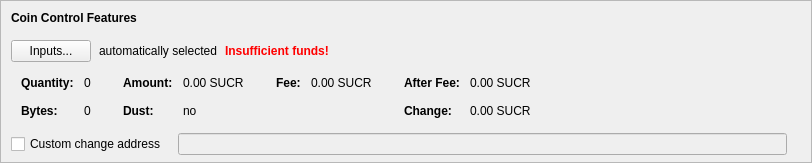
    <widget class="QFrame" name="frameCoinControl">
     <property name="sizePolicy">
      <sizepolicy hsizetype="Expanding" vsizetype="Expanding">
       <horstretch>0</horstretch>
       <verstretch>0</verstretch>
      </sizepolicy>
     </property>
     <property name="maximumSize">
      <size>
       <width>16777215</width>
       <height>16777215</height>
      </size>
     </property>
     <property name="frameShape">
      <enum>QFrame::StyledPanel</enum>
     </property>
     <property name="frameShadow">
      <enum>QFrame::Sunken</enum>
     </property>
     <layout class="QVBoxLayout" name="verticalLayoutCoinControl2">
      <property name="spacing">
       <number>0</number>
      </property>
      <property name="leftMargin">
       <number>0</number>
      </property>
      <property name="topMargin">
       <number>0</number>
      </property>
      <property name="rightMargin">
       <number>0</number>
      </property>
      <property name="bottomMargin">
       <number>6</number>
      </property>
      <item>
       <layout class="QVBoxLayout" name="verticalLayoutCoinControl" stretch="0,0,0,0,1">
        <property name="spacing">
         <number>0</number>
        </property>
        <property name="leftMargin">
         <number>10</number>
        </property>
        <property name="topMargin">
         <number>10</number>
        </property>
        <item>
         <layout class="QHBoxLayout" name="horizontalLayoutCoinControl1">
          <property name="bottomMargin">
           <number>15</number>
          </property>
          <item>
           <widget class="QLabel" name="labelCoinControlFeatures">
            <property name="sizePolicy">
             <sizepolicy hsizetype="Preferred" vsizetype="Maximum">
              <horstretch>0</horstretch>
              <verstretch>0</verstretch>
             </sizepolicy>
            </property>
            <property name="font">
             <font>
              <weight>75</weight>
              <bold>true</bold>
             </font>
            </property>
            <property name="styleSheet">
             <string notr="true">font-weight:bold;</string>
            </property>
            <property name="text">
             <string>Coin Control Features</string>
            </property>
           </widget>
          </item>
         </layout>
        </item>
        <item>
         <layout class="QHBoxLayout" name="horizontalLayoutCoinControl2" stretch="0,0,0,0">
          <property name="spacing">
           <number>8</number>
          </property>
          <property name="bottomMargin">
           <number>10</number>
          </property>
          <item>
           <widget class="QPushButton" name="pushButtonCoinControl">
            <property name="styleSheet">
             <string notr="true"/>
            </property>
            <property name="text">
             <string>Inputs...</string>
            </property>
            <property name="autoDefault">
             <bool>false</bool>
            </property>
           </widget>
          </item>
          <item>
           <widget class="QLabel" name="labelCoinControlAutomaticallySelected">
            <property name="text">
             <string>automatically selected</string>
            </property>
            <property name="margin">
             <number>5</number>
            </property>
           </widget>
          </item>
          <item>
           <widget class="QLabel" name="labelCoinControlInsuffFunds">
            <property name="font">
             <font>
              <weight>75</weight>
              <bold>true</bold>
             </font>
            </property>
            <property name="styleSheet">
             <string notr="true">color:red;font-weight:bold;</string>
            </property>
            <property name="text">
             <string>Insufficient funds!</string>
            </property>
            <property name="margin">
             <number>5</number>
            </property>
           </widget>
          </item>
          <item>
           <spacer name="horizontalSpacerCoinControl">
            <property name="orientation">
             <enum>Qt::Horizontal</enum>
            </property>
            <property name="sizeHint" stdset="0">
             <size>
              <width>40</width>
              <height>1</height>
             </size>
            </property>
           </spacer>
          </item>
         </layout>
        </item>
        <item>
         <widget class="QWidget" name="widgetCoinControl" native="true">
          <property name="sizePolicy">
           <sizepolicy hsizetype="Preferred" vsizetype="Preferred">
            <horstretch>0</horstretch>
            <verstretch>0</verstretch>
           </sizepolicy>
          </property>
          <property name="minimumSize">
           <size>
            <width>0</width>
            <height>0</height>
           </size>
          </property>
          <property name="styleSheet">
           <string notr="true"/>
          </property>
          <layout class="QHBoxLayout" name="horizontalLayoutCoinControl5">
           <property name="leftMargin">
            <number>0</number>
           </property>
           <property name="topMargin">
            <number>0</number>
           </property>
           <property name="rightMargin">
            <number>0</number>
           </property>
           <property name="bottomMargin">
            <number>0</number>
           </property>
           <item>
            <layout class="QHBoxLayout" name="horizontalLayoutCoinControl3" stretch="0,0,0,1">
             <property name="spacing">
              <number>20</number>
             </property>
             <property name="topMargin">
              <number>0</number>
             </property>
             <property name="bottomMargin">
              <number>10</number>
             </property>
             <item>
              <layout class="QFormLayout" name="formLayoutCoinControl1">
               <property name="horizontalSpacing">
                <number>10</number>
               </property>
               <property name="verticalSpacing">
                <number>14</number>
               </property>
               <property name="leftMargin">
                <number>10</number>
               </property>
               <property name="topMargin">
                <number>4</number>
               </property>
               <property name="rightMargin">
                <number>6</number>
               </property>
               <item row="0" column="0">
                <widget class="QLabel" name="labelCoinControlQuantityText">
                 <property name="font">
                  <font>
                   <weight>75</weight>
                   <bold>true</bold>
                  </font>
                 </property>
                 <property name="text">
                  <string>Quantity:</string>
                 </property>
                 <property name="margin">
                  <number>0</number>
                 </property>
                </widget>
               </item>
               <item row="0" column="1">
                <widget class="QLabel" name="labelCoinControlQuantity">
                 <property name="cursor">
                  <cursorShape>IBeamCursor</cursorShape>
                 </property>
                 <property name="contextMenuPolicy">
                  <enum>Qt::ActionsContextMenu</enum>
                 </property>
                 <property name="text">
                  <string notr="true">0</string>
                 </property>
                 <property name="margin">
                  <number>0</number>
                 </property>
                 <property name="textInteractionFlags">
                  <set>Qt::LinksAccessibleByMouse|Qt::TextSelectableByKeyboard|Qt::TextSelectableByMouse</set>
                 </property>
                </widget>
               </item>
               <item row="1" column="0">
                <widget class="QLabel" name="labelCoinControlBytesText">
                 <property name="font">
                  <font>
                   <weight>75</weight>
                   <bold>true</bold>
                  </font>
                 </property>
                 <property name="text">
                  <string>Bytes:</string>
                 </property>
                </widget>
               </item>
               <item row="1" column="1">
                <widget class="QLabel" name="labelCoinControlBytes">
                 <property name="cursor">
                  <cursorShape>IBeamCursor</cursorShape>
                 </property>
                 <property name="contextMenuPolicy">
                  <enum>Qt::ActionsContextMenu</enum>
                 </property>
                 <property name="text">
                  <string notr="true">0</string>
                 </property>
                 <property name="textInteractionFlags">
                  <set>Qt::LinksAccessibleByMouse|Qt::TextSelectableByKeyboard|Qt::TextSelectableByMouse</set>
                 </property>
                </widget>
               </item>
              </layout>
             </item>
             <item>
              <layout class="QFormLayout" name="formLayoutCoinControl2">
               <property name="horizontalSpacing">
                <number>10</number>
               </property>
               <property name="verticalSpacing">
                <number>14</number>
               </property>
               <property name="leftMargin">
                <number>6</number>
               </property>
               <property name="topMargin">
                <number>4</number>
               </property>
               <property name="rightMargin">
                <number>6</number>
               </property>
               <item row="0" column="0">
                <widget class="QLabel" name="labelCoinControlAmountText">
                 <property name="font">
                  <font>
                   <weight>75</weight>
                   <bold>true</bold>
                  </font>
                 </property>
                 <property name="text">
                  <string>Amount:</string>
                 </property>
                 <property name="margin">
                  <number>0</number>
                 </property>
                </widget>
               </item>
               <item row="0" column="1">
                <widget class="QLabel" name="labelCoinControlAmount">
                 <property name="cursor">
                  <cursorShape>IBeamCursor</cursorShape>
                 </property>
                 <property name="contextMenuPolicy">
                  <enum>Qt::ActionsContextMenu</enum>
                 </property>
                 <property name="text">
                  <string notr="true">0.00 SUCR</string>
                 </property>
                 <property name="textInteractionFlags">
                  <set>Qt::LinksAccessibleByMouse|Qt::TextSelectableByKeyboard|Qt::TextSelectableByMouse</set>
                 </property>
                </widget>
               </item>
               <item row="1" column="0">
                <widget class="QLabel" name="labelCoinControlLowOutputText">
                 <property name="font">
                  <font>
                   <weight>75</weight>
                   <bold>true</bold>
                  </font>
                 </property>
                 <property name="text">
                  <string>Dust:</string>
                 </property>
                </widget>
               </item>
               <item row="1" column="1">
                <widget class="QLabel" name="labelCoinControlLowOutput">
                 <property name="cursor">
                  <cursorShape>IBeamCursor</cursorShape>
                 </property>
                 <property name="contextMenuPolicy">
                  <enum>Qt::ActionsContextMenu</enum>
                 </property>
                 <property name="text">
                  <string notr="true">no</string>
                 </property>
                 <property name="textInteractionFlags">
                  <set>Qt::LinksAccessibleByMouse|Qt::TextSelectableByKeyboard|Qt::TextSelectableByMouse</set>
                 </property>
                </widget>
               </item>
              </layout>
             </item>
             <item>
              <layout class="QFormLayout" name="formLayoutCoinControl3">
               <property name="horizontalSpacing">
                <number>10</number>
               </property>
               <property name="verticalSpacing">
                <number>14</number>
               </property>
               <property name="leftMargin">
                <number>6</number>
               </property>
               <property name="topMargin">
                <number>4</number>
               </property>
               <property name="rightMargin">
                <number>6</number>
               </property>
               <item row="0" column="0">
                <widget class="QLabel" name="labelCoinControlFeeText">
                 <property name="font">
                  <font>
                   <weight>75</weight>
                   <bold>true</bold>
                  </font>
                 </property>
                 <property name="text">
                  <string>Fee:</string>
                 </property>
                 <property name="margin">
                  <number>0</number>
                 </property>
                </widget>
               </item>
               <item row="0" column="1">
                <widget class="QLabel" name="labelCoinControlFee">
                 <property name="cursor">
                  <cursorShape>IBeamCursor</cursorShape>
                 </property>
                 <property name="contextMenuPolicy">
                  <enum>Qt::ActionsContextMenu</enum>
                 </property>
                 <property name="text">
                  <string notr="true">0.00 SUCR</string>
                 </property>
                 <property name="textInteractionFlags">
                  <set>Qt::LinksAccessibleByMouse|Qt::TextSelectableByKeyboard|Qt::TextSelectableByMouse</set>
                 </property>
                </widget>
               </item>
             </layout>
             </item>
             <item>
              <layout class="QFormLayout" name="formLayoutCoinControl4">
               <property name="horizontalSpacing">
                <number>10</number>
               </property>
               <property name="verticalSpacing">
                <number>14</number>
               </property>
               <property name="leftMargin">
                <number>6</number>
               </property>
               <property name="topMargin">
                <number>4</number>
               </property>
               <property name="rightMargin">
                <number>6</number>
               </property>
               <item row="0" column="0">
                <widget class="QLabel" name="labelCoinControlAfterFeeText">
                 <property name="font">
                  <font>
                   <weight>75</weight>
                   <bold>true</bold>
                  </font>
                 </property>
                 <property name="text">
                  <string>After Fee:</string>
                 </property>
                 <property name="margin">
                  <number>0</number>
                 </property>
                </widget>
               </item>
               <item row="0" column="1">
                <widget class="QLabel" name="labelCoinControlAfterFee">
                 <property name="cursor">
                  <cursorShape>IBeamCursor</cursorShape>
                 </property>
                 <property name="contextMenuPolicy">
                  <enum>Qt::ActionsContextMenu</enum>
                 </property>
                 <property name="text">
                  <string notr="true">0.00 SUCR</string>
                 </property>
                 <property name="textInteractionFlags">
                  <set>Qt::LinksAccessibleByMouse|Qt::TextSelectableByKeyboard|Qt::TextSelectableByMouse</set>
                 </property>
                </widget>
               </item>
               <item row="1" column="0">
                <widget class="QLabel" name="labelCoinControlChangeText">
                 <property name="font">
                  <font>
                   <weight>75</weight>
                   <bold>true</bold>
                  </font>
                 </property>
                 <property name="text">
                  <string>Change:</string>
                 </property>
                </widget>
               </item>
               <item row="1" column="1">
                <widget class="QLabel" name="labelCoinControlChange">
                 <property name="cursor">
                  <cursorShape>IBeamCursor</cursorShape>
                 </property>
                 <property name="contextMenuPolicy">
                  <enum>Qt::ActionsContextMenu</enum>
                 </property>
                 <property name="text">
                  <string notr="true">0.00 SUCR</string>
                 </property>
                 <property name="textInteractionFlags">
                  <set>Qt::LinksAccessibleByMouse|Qt::TextSelectableByKeyboard|Qt::TextSelectableByMouse</set>
                 </property>
                </widget>
               </item>
              </layout>
             </item>
            </layout>
           </item>
          </layout>
         </widget>
        </item>
        <item>
         <layout class="QHBoxLayout" name="horizontalLayoutCoinControl4" stretch="0,0,0">
          <property name="spacing">
           <number>12</number>
          </property>
          <property name="sizeConstraint">
           <enum>QLayout::SetDefaultConstraint</enum>
          </property>
          <property name="topMargin">
           <number>5</number>
          </property>
          <property name="rightMargin">
           <number>5</number>
          </property>
          <item>
           <widget class="QCheckBox" name="checkBoxCoinControlChange">
            <property name="toolTip">
             <string>If this is activated, but the change address is empty or invalid, change will be sent to a newly generated address.</string>
            </property>
            <property name="text">
             <string>Custom change address</string>
            </property>
           </widget>
          </item>
          <item>
           <widget class="QValidatedLineEdit" name="lineEditCoinControlChange">
            <property name="enabled">
             <bool>false</bool>
            </property>
            <property name="sizePolicy">
             <sizepolicy hsizetype="Expanding" vsizetype="Fixed">
              <horstretch>0</horstretch>
              <verstretch>0</verstretch>
             </sizepolicy>
            </property>
           </widget>
          </item>
          <item>
           <widget class="QLabel" name="labelCoinControlChangeLabel">
            <property name="sizePolicy">
             <sizepolicy hsizetype="Preferred" vsizetype="Expanding">
              <horstretch>0</horstretch>
              <verstretch>0</verstretch>
             </sizepolicy>
            </property>
            <property name="minimumSize">
             <size>
              <width>0</width>
              <height>0</height>
             </size>
            </property>
            <property name="text">
             <string/>
            </property>
            <property name="margin">
             <number>3</number>
            </property>
           </widget>
          </item>
         </layout>
        </item>
        <item>
         <spacer name="verticalSpacerCoinControl">
          <property name="orientation">
           <enum>Qt::Vertical</enum>
          </property>
          <property name="sizeHint" stdset="0">
           <size>
            <width>800</width>
            <height>1</height>
           </size>
          </property>
         </spacer>
        </item>
       </layout>
      </item>
     </layout>
    </widget>
